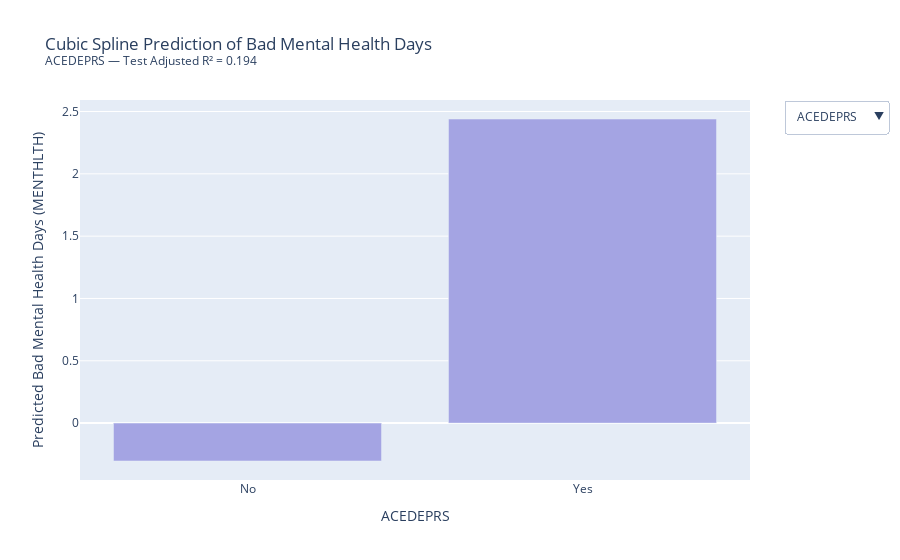

Write notebook code for a chart like this one.
### Code cell
bar_color = "#a4a4e3" 

ace_labels_pretty = {
    "ACEDEPRS": "ACEDEPRS",
    "ACESWEAR": "ACESWEAR",
    "ACETTHEM": "ACETTHEM"
}

fig_ace = go.Figure()
buttons = []

for i, ace in enumerate(ace_vars):

    x_vals = ace_categories_map[ace]
    y_vals = ace_predictions[ace]

    # Metrics for this ACE variable
    adj_r2 = ace_metrics[ace]["Test Adjusted R2"]

    # Make first visible
    is_visible = (i == 0)

    fig_ace.add_trace(
        go.Bar(
            x=x_vals,
            y=y_vals,
            name=ace_labels_pretty.get(ace, ace),
            visible=is_visible,
            marker_color=bar_color
        )
    )

    # Visibility mask
    visible_mask = [False] * len(ace_vars)
    visible_mask[i] = True

    buttons.append(
        dict(
            label=ace_labels_pretty.get(ace, ace),
            method="update",
            args=[
                {"visible": visible_mask},
                {
                    "title": (
                        f"Cubic Spline Prediction of Bad Mental Health Days<br>"
                        f"<sup>{ace_labels_pretty.get(ace, ace)} — "
                        f"Test Adjusted R² = {adj_r2:.3f}</sup>"
                    ),
                    "xaxis": {"title": ace},
                    "yaxis": {"title": "Predicted Bad Mental Health Days (MENTHLTH)"}
                }
            ]
        )
    )

# Default title uses the first ACE variable
first_ace = ace_vars[0]
first_adj_r2 = ace_metrics[first_ace]["Test Adjusted R2"]

fig_ace.update_layout(
    title=(
        f"Cubic Spline Prediction of Bad Mental Health Days<br>"
        f"<sup>{ace_labels_pretty.get(first_ace, first_ace)} — "
        f"Test Adjusted R² = {first_adj_r2:.3f}</sup>"
    ),
    xaxis_title=first_ace,
    yaxis_title="Predicted Bad Mental Health Days (MENTHLTH)",
    updatemenus=[
        dict(
            buttons=buttons,
            direction="down",
            showactive=True,
            x=1.05,
            xanchor="left",
            y=1.0,
            yanchor="top"
        )
    ]
)

fig_ace.show()

### Figure 1 — Plotly figure (JSON) as saved in the notebook; plotly's stock layout.template omitted (floating-point values rounded to 4 significant figures)
{"data": [{"marker": {"color": "#a4a4e3"}, "name": "ACEDEPRS", "type": "bar", "visible": true, "x": ["No", "Yes"], "y": [-0.3039, 2.44]}, {"marker": {"color": "#a4a4e3"}, "name": "ACESWEAR", "type": "bar", "visible": false, "x": ["More than once", "Never", "Once"], "y": [3.163, 1.02, 1.688]}, {"marker": {"color": "#a4a4e3"}, "name": "ACETTHEM", "type": "bar", "visible": false, "x": ["More than once", "Never", "Once"], "y": [2.482, -0.339, 1.22]}], "layout": {"title": {"text": "Cubic Spline Prediction of Bad Mental Health Days<br><sup>ACEDEPRS — Test Adjusted R² = 0.194</sup>"}, "updatemenus": [{"buttons": [{"args": [{"visible": [true, false, false]}, {"title": "Cubic Spline Prediction of Bad Mental Health Days<br><sup>ACEDEPRS — Test Adjusted R² = 0.194</sup>", "xaxis": {"title": "ACEDEPRS"}, "yaxis": {"title": "Predicted Bad Mental Health Days (MENTHLTH)"}}], "label": "ACEDEPRS", "method": "update"}, {"args": [{"visible": [false, true, false]}, {"title": "Cubic Spline Prediction of Bad Mental Health Days<br><sup>ACESWEAR — Test Adjusted R² = 0.213</sup>", "xaxis": {"title": "ACESWEAR"}, "yaxis": {"title": "Predicted Bad Mental Health Days (MENTHLTH)"}}], "label": "ACESWEAR", "method": "update"}, {"args": [{"visible": [false, false, true]}, {"title": "Cubic Spline Prediction of Bad Mental Health Days<br><sup>ACETTHEM — Test Adjusted R² = 0.196</sup>", "xaxis": {"title": "ACETTHEM"}, "yaxis": {"title": "Predicted Bad Mental Health Days (MENTHLTH)"}}], "label": "ACETTHEM", "method": "update"}], "direction": "down", "showactive": true, "x": 1.05, "xanchor": "left", "y": 1, "yanchor": "top"}], "xaxis": {"title": {"text": "ACEDEPRS"}}, "yaxis": {"title": {"text": "Predicted Bad Mental Health Days (MENTHLTH)"}}}}
